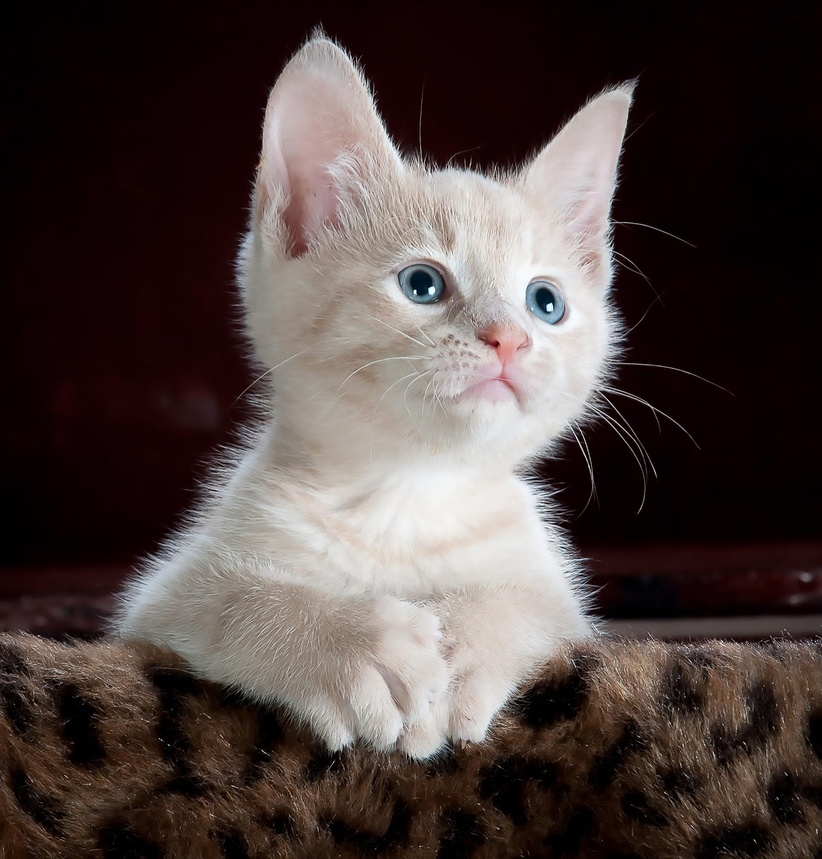
#> input picture test.jpg, 822 x 859 px, shrunk from 1837 x 1920 before the run, found by its file name
$ python esikleme.py
#> lines starting #> are read from the running program, lines starting #| are printed output that depends on the picture; after the words box and inside, x2 and y2 are one past the last pixel; in counts of white or black regions, pixels touching at a corner belong together
import cv2

# Resmi Gri Tonlamalı Olarak Okutma
resim_gri = cv2.imread('test.jpg', cv2.IMREAD_GRAYSCALE)
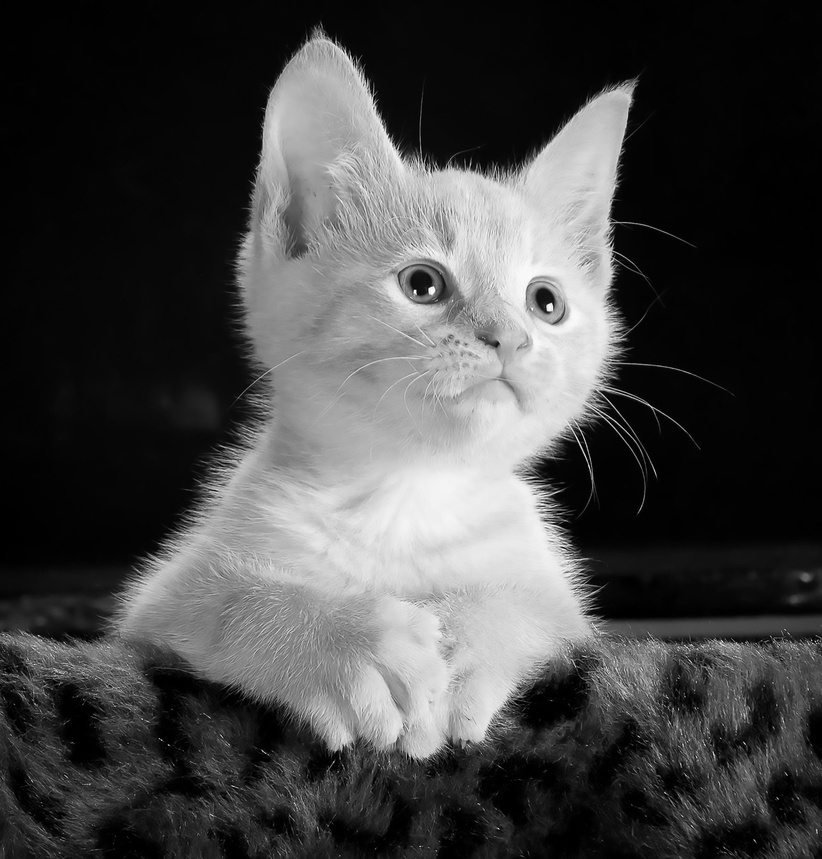
#> resim_gri: shape (859, 822); min 0, max 255, mean 69.9

# Orijinal gri resmi ekranda gösterme
cv2.imshow("Orijinal Gri Resim:", resim_gri)

# Basit Eşikleme (Binary Threshold) işlemi
ret, esiklenmis_resim = cv2.threshold(resim_gri, 127, 255, cv2.THRESH_BINARY)
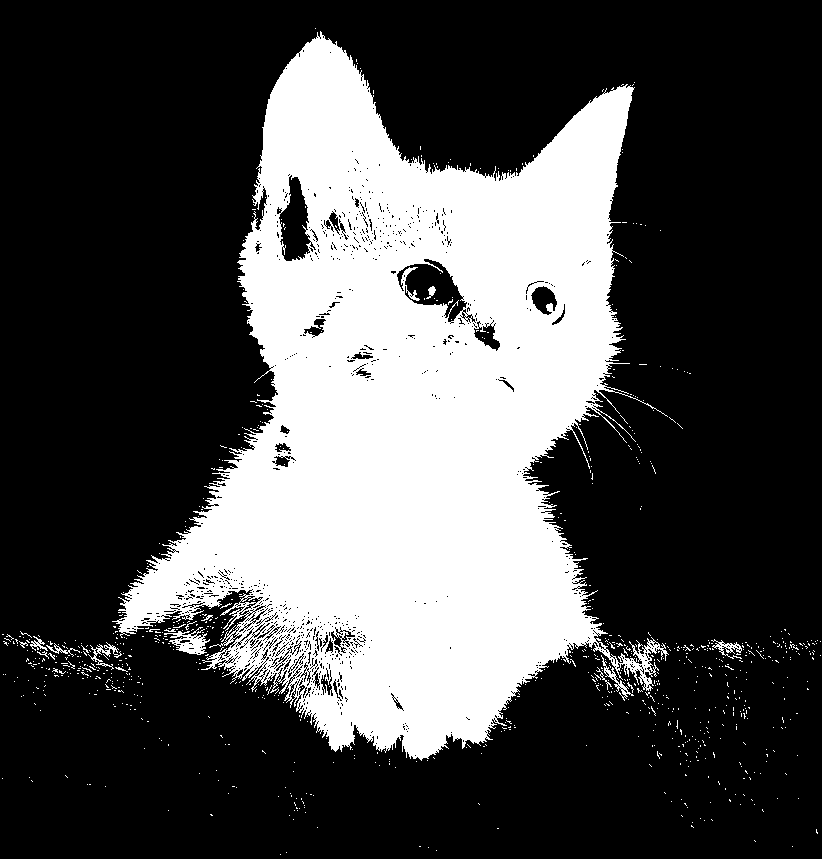
#> esiklenmis_resim: shape (859, 822); 29.6% white; 892 white regions (877 under 20 px), largest, box (x1, y1, x2, y2) and area: (112, 31, 669, 761) 205308, (164, 627, 210, 655) 549, (88, 642, 122, 670) 229
cv2.imshow("Basit Esikleme (Binary - 127)", esiklenmis_resim)

# Otsu Eşikleme (Otsu's Thresholding)
ret_otsu, otsu_resim = cv2.threshold(resim_gri, 0, 255, cv2.THRESH_BINARY + cv2.THRESH_OTSU)
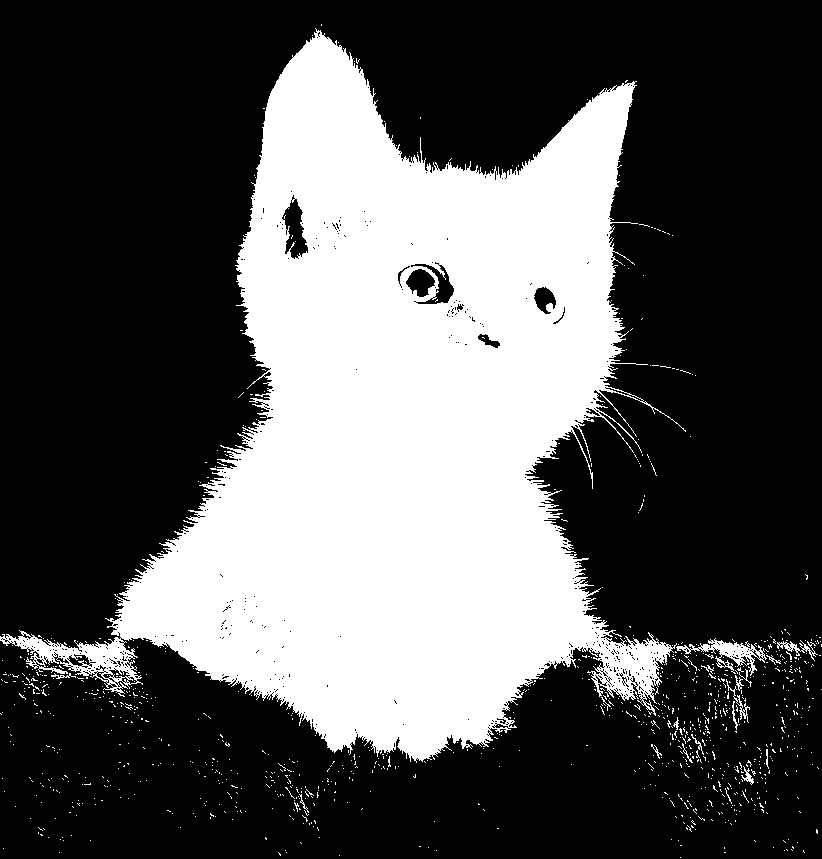
#> otsu_resim: shape (859, 822); 33% white; 1046 white regions (1027 under 20 px), largest, box (x1, y1, x2, y2) and area: (0, 28, 686, 763) 228409, (676, 638, 767, 676) 978, (777, 640, 818, 661) 226
#> ret_otsu = 97
print(f"Otsu Algoritmasının Hesapladığı En İdeal Eşik Değeri: {ret_otsu}")
#| Otsu Algoritmasının Hesapladığı En İdeal Eşik Değeri: 97.0
cv2.imshow("Otsu Esikleme (Otomatik)", otsu_resim)

# Uyarlamalı Eşikleme (Adaptive Thresholding)
adaptive_resim = cv2.adaptiveThreshold(
    resim_gri, 255,
    cv2.ADAPTIVE_THRESH_GAUSSIAN_C,
    cv2.THRESH_BINARY,
    11,2,
)
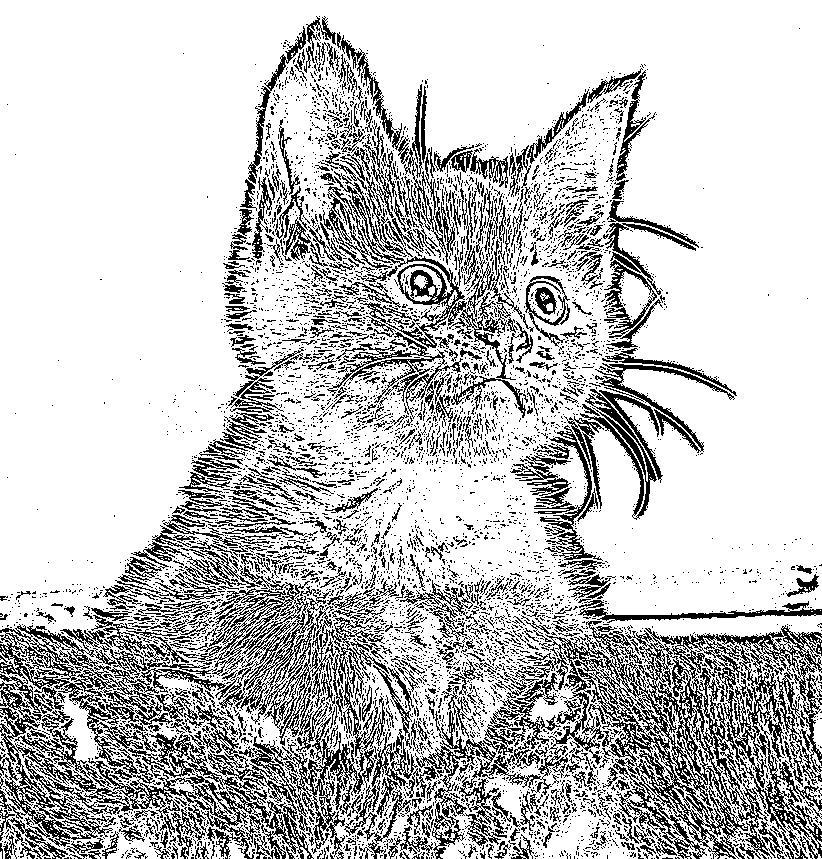
#> adaptive_resim: shape (859, 822); 77% white; black in thin lines or dots
cv2.imshow("Uyarlamalı Esikleme (Adaptive)", adaptive_resim)

# Pencerelerin kapanmaması için bekleme komutları
cv2.waitKey(0)
cv2.destroyAllWindows()
